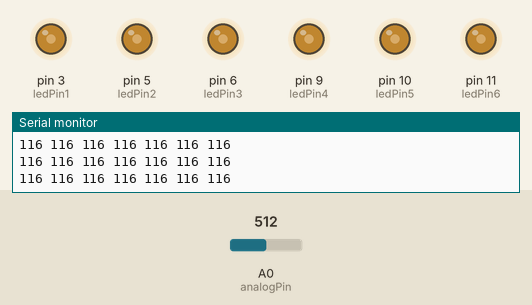
This sketch was run on a simulated Arduino Uno, built with avr-gcc and run on an emulated ATmega328P. Shown: output pins drawn as LEDs (lit = HIGH), the last lines printed to the serial monitor. The inputs (shaded band) are chosen by the test bench; at power-on: A0 (analogPin) = 512. Pins used as bus, display or sensor lines are not drawn.

Above: at 1.2 s.
1.3 s: A0 (analogPin) set to 466
At 1.9 s:
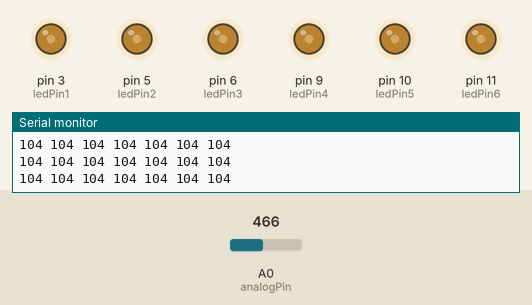
4.3 s: A0 (analogPin) set to 442
At 5.0 s:
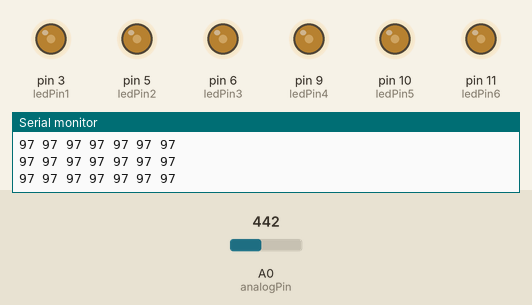
7.3 s: A0 (analogPin) set to 716
At 8.2 s:
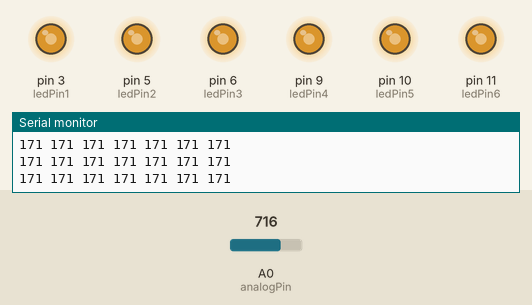
8.8 s: A0 (analogPin) set to 306
At 10.0 s:
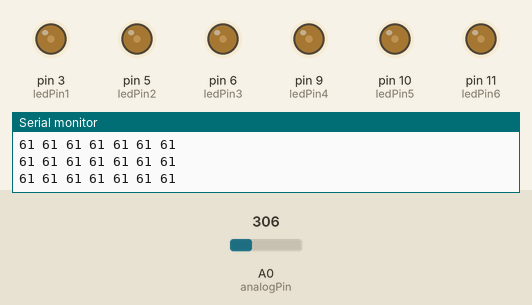
10.3 s: A0 (analogPin) set to 511
At 10.7 s:
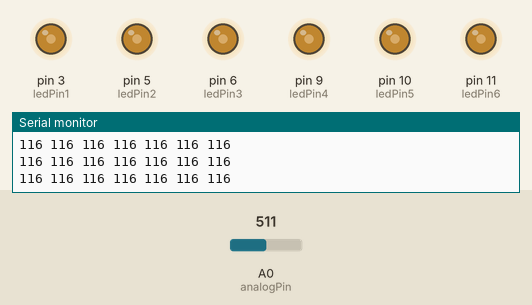
11.8 s: A0 (analogPin) set to 122
At 12.5 s:
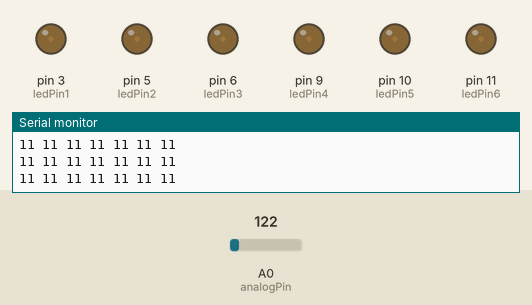
Timing chart, 0 to 14.3 s (numbered marks = the images above; inputs shaded):
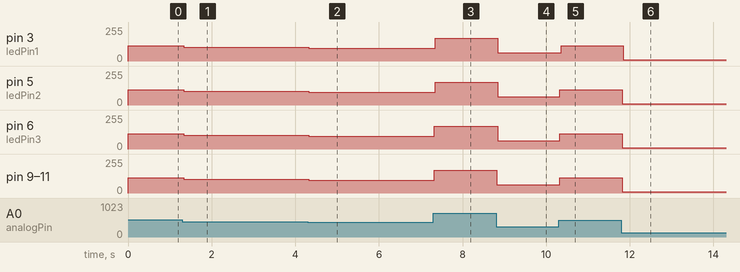

Measured:
- after the input at 1.3 s, pin 3 (ledPin1), pin 5 (ledPin2), pin 6 (ledPin3), pin 9 (ledPin4), pin 10 (ledPin5), pin 11 (ledPin6): 116/255 → 104/255 at once
- after the input at 4.3 s, pin 3 (ledPin1), pin 5 (ledPin2), pin 6 (ledPin3), pin 9 (ledPin4), pin 10 (ledPin5), pin 11 (ledPin6): 104/255 → 97/255 at once
- after the input at 7.3 s, pin 3 (ledPin1), pin 5 (ledPin2): 97/255 → 171/255 after 0.05 s; pin 6 (ledPin3), pin 9 (ledPin4), pin 10 (ledPin5), pin 11 (ledPin6): 97/255 → 171/255 at once
- after the input at 8.8 s, pin 3 (ledPin1), pin 5 (ledPin2), pin 6 (ledPin3), pin 9 (ledPin4), pin 10 (ledPin5), pin 11 (ledPin6): 171/255 → 61/255 at once
- after the input at 10.3 s, pin 3 (ledPin1): 61/255 → 116/255 after 0.06 s; pin 5 (ledPin2), pin 6 (ledPin3), pin 9 (ledPin4), pin 10 (ledPin5), pin 11 (ledPin6): 61/255 → 116/255 at once
- after the input at 11.8 s, pin 3 (ledPin1), pin 5 (ledPin2), pin 6 (ledPin3), pin 9 (ledPin4), pin 10 (ledPin5), pin 11 (ledPin6): 116/255 → 11/255 at once

The sketch:

Audio_Spectrum_Working.ino
```cpp
/*
 * ForgeFun.com
 * Author: Calvin Leung (calvin@forgefun.com)
 * Date: 03 May 12
 * Arduino Uno R3
 *
 * Code written for MSGEQ7 Spectrum Analyzer
 * Full guide can be found at http://forgefun.com
 *
 * Most of this is sourced from J. Skoba's guide at:
 * http://nuewire.com/info-archive/msgeq7-by-j-skoba/
 * and n00bsys0p's guide at:
 * http://n00bsys0p.co.uk/tags/display-filter
 *
 * Other parts sourced from various other places
 * online. If you recognise your code, THANK YOU!
 *
 * Many thanks to the Arduino community and open source community!
 */

int analogPin = 0; // MSGEQ7 OUT 3
int strobePin = 2; // MSGEQ7 STROBE 4
int resetPin = 4; // MSGEQ7 RESET 7
int spectrumValue[7];

// MSGEQ7 OUT pin produces values around 50-80
// when there is no input, so use this value to
// filter out a lot of the chaff.
int filterValue = 80;


// LEDs pins, connected to the PWM pins on the Arduino
int ledPin1 = 3;
int ledPin2 = 5;
int ledPin3 = 6;

int ledPin4 = 9;
int ledPin5 = 10;
int ledPin6 = 11;

void setup()
{
  Serial.begin(9600);
  // Read from MSGEQ7 OUT
  pinMode(analogPin, INPUT);
  // Write to MSGEQ7 STROBE and RESET
  pinMode(strobePin, OUTPUT);
  pinMode(resetPin, OUTPUT);

  // Set analogPin's reference voltage
  analogReference(DEFAULT); // 5V

  // Set startup values for pins
  digitalWrite(resetPin, LOW);
  digitalWrite(strobePin, HIGH);
}

void loop()
{
  // Set reset pin low to enable strobe
  digitalWrite(resetPin, HIGH);
  digitalWrite(resetPin, LOW);

  // Get all 7 spectrum values from the MSGEQ7
  for (int i = 0; i < 7; i++)
  {
    digitalWrite(strobePin, LOW);
    delayMicroseconds(30); // Allow output to settle

    spectrumValue[i] = analogRead(analogPin);

    // Constrain any value above 1023 or below filterValue
    spectrumValue[i] = constrain(spectrumValue[i], filterValue, 1023);

    // Remap the value to a number between 0 and 255
    spectrumValue[i] = map(spectrumValue[i], filterValue, 1023, 0, 255);

    // Remove serial stuff after debugging
    Serial.print(spectrumValue[i]);
    Serial.print(" ");

    digitalWrite(strobePin, HIGH);
   }

   Serial.println();

   // Write the PWM values to the LEDs
   analogWrite(ledPin1, spectrumValue[0]); // 63Hz
   analogWrite(ledPin2, spectrumValue[1]); // 160Hz
   analogWrite(ledPin2, spectrumValue[2]); // 400Hz
   analogWrite(ledPin3, spectrumValue[3]); // 1000Hz
   analogWrite(ledPin4, spectrumValue[4]); // 2500Hz
   analogWrite(ledPin5, spectrumValue[5]); // 6250Hz
   analogWrite(ledPin6, spectrumValue[6]); // 16000Hz
}
```
